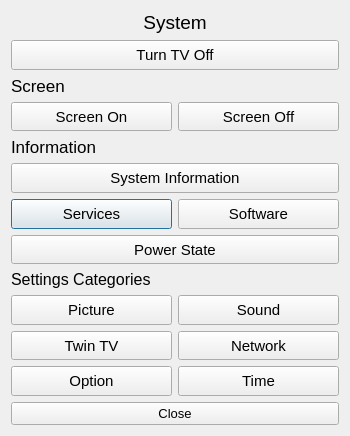
<?xml version="1.0" encoding="UTF-8"?>
<ui version="4.0">
 <class>system</class>
 <widget class="QDialog" name="system">
  <property name="geometry">
   <rect>
    <x>0</x>
    <y>0</y>
    <width>350</width>
    <height>436</height>
   </rect>
  </property>
  <property name="font">
   <font>
    <pointsize>11</pointsize>
   </font>
  </property>
  <property name="windowTitle">
   <string>System</string>
  </property>
  <layout class="QGridLayout" name="gridLayout_2">
   <item row="1" column="0" colspan="2">
    <layout class="QGridLayout" name="gridLayout">
     <item row="6" column="0">
      <widget class="QPushButton" name="pushButton_Services">
       <property name="sizePolicy">
        <sizepolicy hsizetype="Minimum" vsizetype="Expanding">
         <horstretch>0</horstretch>
         <verstretch>0</verstretch>
        </sizepolicy>
       </property>
       <property name="text">
        <string>Services</string>
       </property>
      </widget>
     </item>
     <item row="11" column="0">
      <widget class="QPushButton" name="pushButton_TwinTv">
       <property name="sizePolicy">
        <sizepolicy hsizetype="Minimum" vsizetype="Expanding">
         <horstretch>0</horstretch>
         <verstretch>0</verstretch>
        </sizepolicy>
       </property>
       <property name="text">
        <string>Twin TV</string>
       </property>
      </widget>
     </item>
     <item row="3" column="0" colspan="2">
      <widget class="QLabel" name="label_Info">
       <property name="sizePolicy">
        <sizepolicy hsizetype="Expanding" vsizetype="Fixed">
         <horstretch>0</horstretch>
         <verstretch>0</verstretch>
        </sizepolicy>
       </property>
       <property name="font">
        <font>
         <pointsize>13</pointsize>
        </font>
       </property>
       <property name="text">
        <string>Information</string>
       </property>
      </widget>
     </item>
     <item row="2" column="1">
      <widget class="QPushButton" name="pushButton_SOff">
       <property name="sizePolicy">
        <sizepolicy hsizetype="Minimum" vsizetype="Expanding">
         <horstretch>0</horstretch>
         <verstretch>0</verstretch>
        </sizepolicy>
       </property>
       <property name="text">
        <string>Screen Off</string>
       </property>
      </widget>
     </item>
     <item row="10" column="1">
      <widget class="QPushButton" name="pushButton_Sound">
       <property name="sizePolicy">
        <sizepolicy hsizetype="Minimum" vsizetype="Expanding">
         <horstretch>0</horstretch>
         <verstretch>0</verstretch>
        </sizepolicy>
       </property>
       <property name="text">
        <string>Sound</string>
       </property>
      </widget>
     </item>
     <item row="6" column="1">
      <widget class="QPushButton" name="pushButton_SW">
       <property name="sizePolicy">
        <sizepolicy hsizetype="Minimum" vsizetype="Expanding">
         <horstretch>0</horstretch>
         <verstretch>0</verstretch>
        </sizepolicy>
       </property>
       <property name="text">
        <string>Software</string>
       </property>
      </widget>
     </item>
     <item row="12" column="1">
      <widget class="QPushButton" name="pushButton_Time">
       <property name="sizePolicy">
        <sizepolicy hsizetype="Minimum" vsizetype="Expanding">
         <horstretch>0</horstretch>
         <verstretch>0</verstretch>
        </sizepolicy>
       </property>
       <property name="text">
        <string>Time</string>
       </property>
      </widget>
     </item>
     <item row="1" column="0" colspan="2">
      <widget class="QLabel" name="label_Screen">
       <property name="sizePolicy">
        <sizepolicy hsizetype="Expanding" vsizetype="Fixed">
         <horstretch>0</horstretch>
         <verstretch>0</verstretch>
        </sizepolicy>
       </property>
       <property name="font">
        <font>
         <pointsize>13</pointsize>
        </font>
       </property>
       <property name="text">
        <string>Screen</string>
       </property>
      </widget>
     </item>
     <item row="0" column="0" colspan="2">
      <widget class="QPushButton" name="pushButton_Off">
       <property name="sizePolicy">
        <sizepolicy hsizetype="Minimum" vsizetype="Expanding">
         <horstretch>0</horstretch>
         <verstretch>0</verstretch>
        </sizepolicy>
       </property>
       <property name="text">
        <string>Turn TV Off</string>
       </property>
      </widget>
     </item>
     <item row="10" column="0">
      <widget class="QPushButton" name="pushButton_Picture">
       <property name="sizePolicy">
        <sizepolicy hsizetype="Minimum" vsizetype="Expanding">
         <horstretch>0</horstretch>
         <verstretch>0</verstretch>
        </sizepolicy>
       </property>
       <property name="text">
        <string>Picture</string>
       </property>
      </widget>
     </item>
     <item row="2" column="0">
      <widget class="QPushButton" name="pushButton_SOn">
       <property name="sizePolicy">
        <sizepolicy hsizetype="Minimum" vsizetype="Expanding">
         <horstretch>0</horstretch>
         <verstretch>0</verstretch>
        </sizepolicy>
       </property>
       <property name="text">
        <string>Screen On</string>
       </property>
      </widget>
     </item>
     <item row="9" column="0" colspan="2">
      <widget class="QLabel" name="label_Categories">
       <property name="sizePolicy">
        <sizepolicy hsizetype="Preferred" vsizetype="Fixed">
         <horstretch>0</horstretch>
         <verstretch>0</verstretch>
        </sizepolicy>
       </property>
       <property name="font">
        <font>
         <pointsize>12</pointsize>
        </font>
       </property>
       <property name="text">
        <string>Settings Categories</string>
       </property>
      </widget>
     </item>
     <item row="8" column="0" colspan="2">
      <widget class="QPushButton" name="pushButton_PwrState">
       <property name="sizePolicy">
        <sizepolicy hsizetype="Minimum" vsizetype="Expanding">
         <horstretch>0</horstretch>
         <verstretch>0</verstretch>
        </sizepolicy>
       </property>
       <property name="text">
        <string>Power State</string>
       </property>
      </widget>
     </item>
     <item row="4" column="0" colspan="2">
      <widget class="QPushButton" name="pushButton_SysInfo">
       <property name="sizePolicy">
        <sizepolicy hsizetype="Minimum" vsizetype="Expanding">
         <horstretch>0</horstretch>
         <verstretch>0</verstretch>
        </sizepolicy>
       </property>
       <property name="text">
        <string>System Information</string>
       </property>
      </widget>
     </item>
     <item row="11" column="1">
      <widget class="QPushButton" name="pushButton_Network">
       <property name="sizePolicy">
        <sizepolicy hsizetype="Minimum" vsizetype="Expanding">
         <horstretch>0</horstretch>
         <verstretch>0</verstretch>
        </sizepolicy>
       </property>
       <property name="text">
        <string>Network</string>
       </property>
      </widget>
     </item>
     <item row="12" column="0">
      <widget class="QPushButton" name="pushButton_Option">
       <property name="sizePolicy">
        <sizepolicy hsizetype="Minimum" vsizetype="Expanding">
         <horstretch>0</horstretch>
         <verstretch>0</verstretch>
        </sizepolicy>
       </property>
       <property name="text">
        <string>Option</string>
       </property>
      </widget>
     </item>
    </layout>
   </item>
   <item row="0" column="0" colspan="2">
    <widget class="QLabel" name="label_System">
     <property name="sizePolicy">
      <sizepolicy hsizetype="Expanding" vsizetype="Fixed">
       <horstretch>0</horstretch>
       <verstretch>0</verstretch>
      </sizepolicy>
     </property>
     <property name="font">
      <font>
       <pointsize>14</pointsize>
      </font>
     </property>
     <property name="text">
      <string>System</string>
     </property>
     <property name="alignment">
      <set>Qt::AlignCenter</set>
     </property>
    </widget>
   </item>
   <item row="2" column="0" colspan="2">
    <widget class="QPushButton" name="pushButton_Close">
     <property name="font">
      <font>
       <pointsize>10</pointsize>
      </font>
     </property>
     <property name="text">
      <string>Close</string>
     </property>
    </widget>
   </item>
  </layout>
 </widget>
 <resources/>
 <connections/>
</ui>
